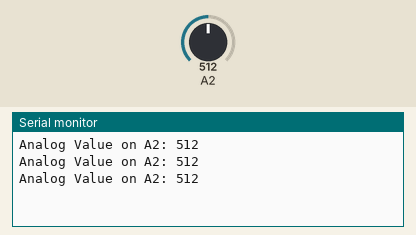
This sketch was run on a simulated Arduino Uno, built with avr-gcc and run on an emulated ATmega328P. On the bench: the last lines printed to the serial monitor. The test bench sets the inputs (shaded band); at power-on: A2 = 512.

Above: at 1.3 s.
1.4 s: A2 set to 716
At 1.9 s:
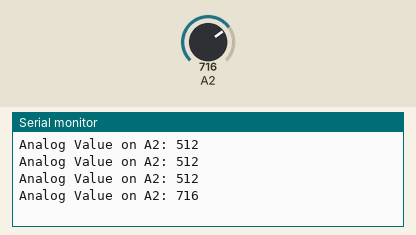
2.9 s: A2 set to 900
At 3.4 s:
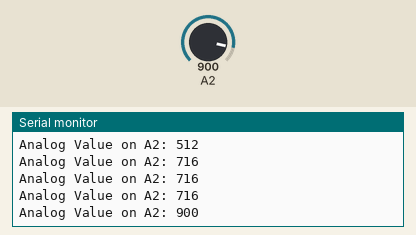
Timing chart, 0 to 5.9 s (numbered marks = the images above; inputs shaded):
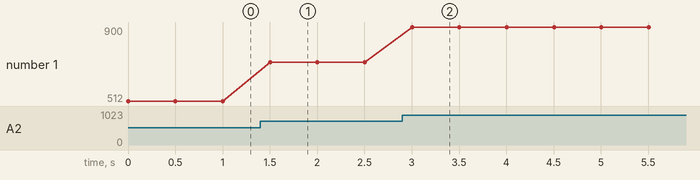

Measured:
- after the input at 1.4 s, the serial monitor: prints a new line after 0.10 s (image 1)
- after the input at 2.9 s, the serial monitor: prints a new line after 0.10 s (image 2)
- plotted number 1: 512 → 716 after the input at 1.4 s, 716 → 900 after the input at 2.9 s

The sketch:

example_1.ino
```cpp
void setup() {
  // Initialize the serial communication at 9600 baud rate
  Serial.begin(9600);
}

void loop() {
  // Read the analog input from pin A2
  int analogValue = analogRead(A2);

  // Print the value to the serial terminal
  Serial.print("Analog Value on A2: ");
  Serial.println(analogValue);

  // Add a small delay to avoid flooding the serial port with data
  delay(500);
}
```
